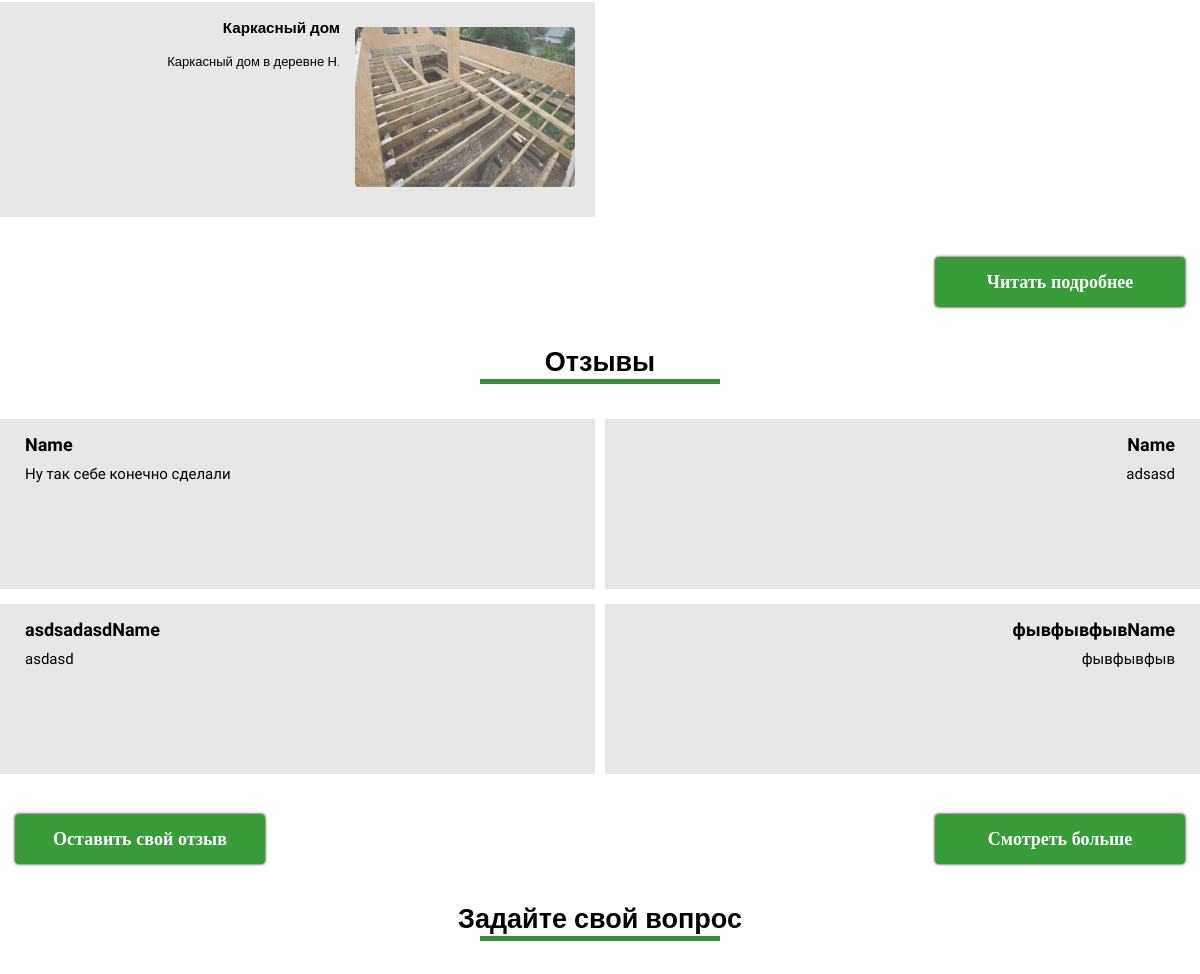
The app's page / (middle part), older data.
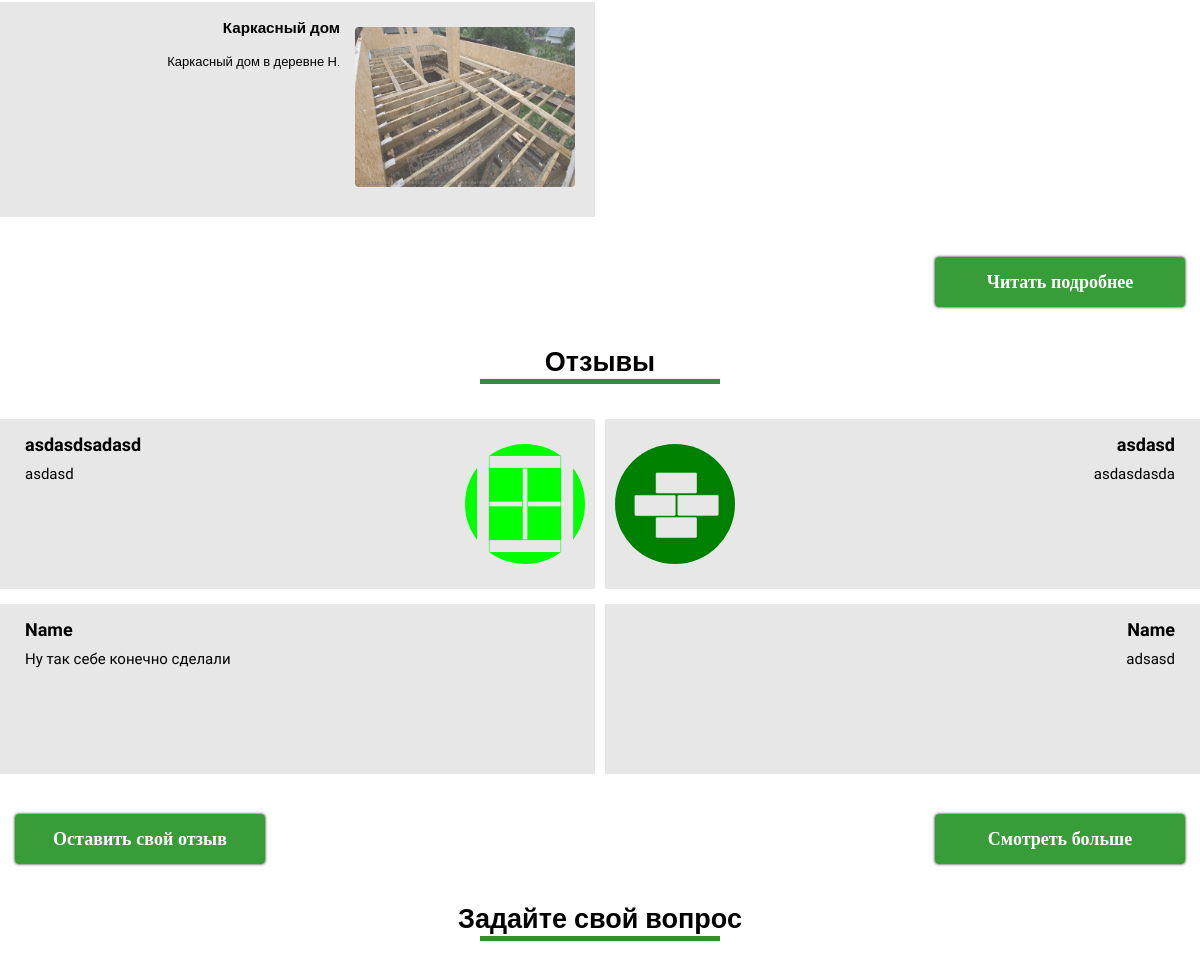
The same page, newer data.
### good/models.py (models this page shows, shortened)
class Project(models.Model):
    title = models.CharField(max_length=180, default="Название проекта", verbose_name="Название")
    metadescription = models.CharField(max_length=180, verbose_name="Meta description", default="def")
    keywords=models.CharField(max_length=180, blank=True,null=True)
    date = models.DateTimeField(auto_now_add=True)
    description = models.TextField(default="Описание", verbose_name="Описание")
    image=models.ImageField(upload_to=make_upload_path,
                            blank=True,
                            default='',
                            verbose_name="Картинка")
    image_small = ImageSpecField(source='image',
                                 processors=[ResizeToFill(250, 250)],
                                 format='JPEG',
                                 options={'quality': 60})
    image_large = ImageSpecField(source='image',
                                 processors=[ResizeToFill(840, 500)],
                                 format='JPEG',
                                 options={'quality': 60})
    slug = models.SlugField(unique=True,default='')
    boolVisible = models.BooleanField(default=False,verbose_name="Опублковать")
    class Meta():
        verbose_name = "Проект"
        verbose_name_plural = "Проекты"

class Opinion(models.Model):
    date=models.DateTimeField(auto_now_add=True,verbose_name="Дата создания")
    name=models.CharField(default="Name",verbose_name="ФИО", max_length=40)
    email=models.EmailField(verbose_name="Email",default="")
    opinion=models.CharField(default="",verbose_name="Отзыв", max_length=150)
    image=models.ImageField(upload_to=make_upload_path,
        blank=True,verbose_name="Фото проекта")
    image_small = ImageSpecField(source='image',
                                 processors=[ResizeToFill(250, 250)],
                                 format='JPEG',
                                 options={'quality': 60})
    boolVisible=models.BooleanField(default=False,verbose_name="Опубликовать")
    class Meta:
        verbose_name_plural="Отзывы"
        verbose_name="Отзыв"

### good/views.py (the view)
# urls.py: 2. Add a URL to urlpatterns:  url(r'^$', views.home, name='home')
def home(request):
   args={}
   args.update(csrf(request))
   args['askform'] = AskForm
   project=Project.objects.filter(boolVisible=True)[0:3]
   if len(project)>0:
      args['project']=project
   else:
      args['project']=None
   opinions=Opinion.objects.filter(boolVisible=True).order_by('-date')[0:4]
   if len(opinions)>0:
      args['opinions']=opinions
   else:
      args['opinions']=None
   return render_to_response('home.html',args)

### good/templatetags/goodtags.py (called while the page is built)
@register.inclusion_tag("goodItem/goodItemtemplate.html")
def goodItem(good,side):
    coll=side%2
    if coll==0:
        gside = 'left'
    else:
        gside='right'
    if len(good.description)>287:
           good.description=good.description[0:285]+'...'
    return {'good':good,'side':gside}

@register.inclusion_tag("opinionItem.html")
def opinionItem(opinion,side):
    coll=side%2
    if coll==0:
        gside = 'right'
    else:
        gside='left'
    return {'opinion':opinion,'side':gside}

@register.inclusion_tag('breadcrops.html')
def breadcrops(listing):
    url=''
    for cr in listing:
        url=url+'/'+cr[1]
        cr[1]=url
    crops=listing
    leng=len(crops)
    return {'crops':crops,'leng':leng}

### service/templatetags/servicetags.py (called while the page is built)
@register.inclusion_tag("footerListService.html")
def footerListService():
    args={}
    category=Category.objects.filter(boolVisible=True)[0:5]
    args['category']=category
    if category.count()<5:
        count=5-category.count()
        args['subcategory']=SubCategory.objects.filter(boolVisible=True, boolShowOnMain=True)[0:count]
    return args

### templates/home.html (shortened to what this page needs)
{% extends 'base.html' %}
{% load goodtags %}
{% load slidertag %}
{% block 'content'%}
                {% if   project is not None %}
		<div class="sectionIndex">
		      <div class="listing">
            {% for a in project   %}
                 {% goodItem a forloop.counter0 %}
               {% endfor %}
            </div>
			<div class="lookmore right">
				<a href="{% url 'infopage' 'aboutcompany' %}" ><h4>Читать подробнее</h4></a>
			</div>
</div>
{% endif %}
{% if opinions is not None %}
		<div class="sectionIndex">
			<div class="titleName">
			<h2>Отзывы
				<div class="linetitlename"></div>
			</h2>
			</div>
			<div class="listing">
                {% for opin in opinions %}
                    {% opinionItem opin forloop.counter0 %}
                {% endfor %}
            </div>
            <div style="display: flex;">
                 <div class="lookmore left">
				<a href="{% url 'feedback' %}"><h4>Оставить свой отзыв</h4></a>
			</div>
		<div class="lookmore right">
				<a href="{% url "ListOpinion" %}"><h4>Смотреть больше</h4></a>
			</div>
            </div>
			</div>
{% endif %}
	<div class="sectionIndex">
			<div class="titleName">
			<h2>Задайте свой вопрос
				<div class="linetitlename"></div>
			</h2>
			</div>
    </div>
{% endblock %}

### good/templates/goodItem/goodItemtemplate.html
{% load staticfiles %}
<div class="projectItem {{ side }}">
				<div class="imageproject">
					<img src="{{ good.image_small.url }}" alt="" width="220px" height="160px">
				</div>
				<div class="description">
					<h3><a href="/projects/{{ good.slug }}/">{{ good.title }}</a></h3>
					<p>{{ good.description|safe }}</p>
				</div>
			</div>

### good/templates/opinionItem.html
<div class="otzyvItem {{ side }}">
    {% if opinion.image.url != null %}
				<div class="PhotoMan" style="background-image: url({{ opinion.image_small.url }});">
				</div>
    {% endif %}
				<div class="description">
					<p class="otzyvName">{{ opinion.name }}</p>
					<p class="otzyvText">
                        {{ opinion.opinion }}
                    </p>
				</div>
			</div>

Row changes from the older to the newer data that the page shows:
no longer on this page (row unchanged): Opinion: name "asdsadasdName", opinion "asdasd"
no longer on this page (row unchanged): Opinion: name "фывфывфывName", opinion "фывфывфыв"
added Opinion: image_small (picture), name "asdasdsadasd", opinion "asdasd"
added Opinion: image_small (picture), name "asdasd", opinion "asdasdasda"
